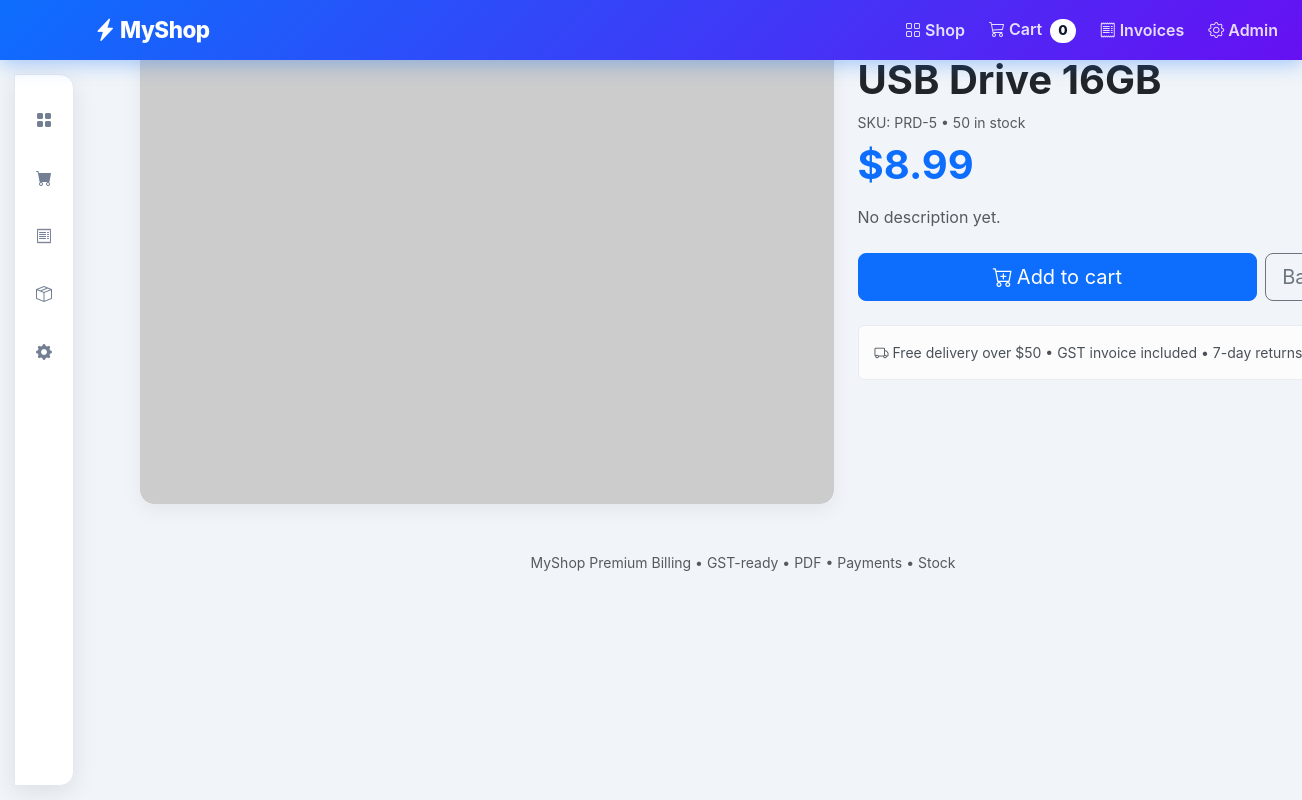
The page /product/5 on the database as committed earlier.
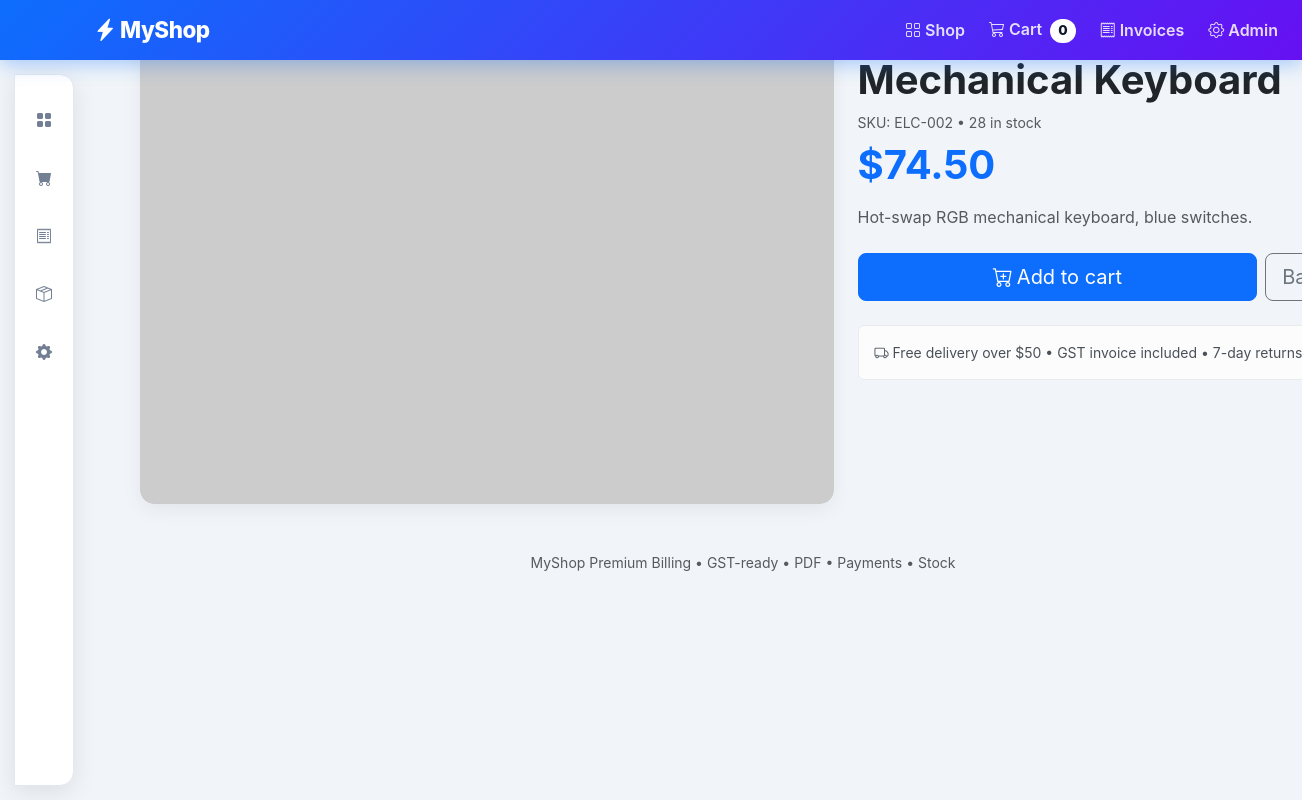
The same page on the database as committed later.
### tables this page shows
CREATE TABLE products (
    id INTEGER PRIMARY KEY AUTOINCREMENT,
    name TEXT NOT NULL,
    description TEXT DEFAULT '',
    category TEXT DEFAULT 'General',
    price REAL NOT NULL,
    stock INTEGER NOT NULL DEFAULT 50,
    sku TEXT DEFAULT '',
    image_url TEXT
);

### app.py (the view)
@app.route("/product/<int:product_id>")
def product_detail(product_id):
    db = get_db()
    p = db.execute("SELECT * FROM products WHERE id = ?", (product_id,)).fetchone()
    if not p:
        return "Product not found", 404
    cart = session.get("cart", {})
    return render_template("product.html", product=p, cart_count=sum(cart.values()) if cart else 0)

### app.py (called while the page is built)
def get_db():
    db = getattr(g, "db", None)
    if db is None:
        db = g.db = sqlite3.connect(DB_PATH)
        db.row_factory = sqlite3.Row
    return db

def _cols(db, table):
    try:
        return [r[1] for r in db.execute(f"PRAGMA table_info({table})").fetchall()]
    except Exception:
        return []

@app.before_request
def ensure_migrations():
    if DB_PATH.exists():
        try:
            migrate_db()
        except Exception:
            pass

### templates/product.html
{% extends "layout.html" %}
{% block content %}
<div class="row g-4">
  <div class="col-lg-7">
    <div class="card shadow-sm overflow-hidden">
      {% if product.image_url %}
      <img src="{{ product.image_url }}" class="detail-img" alt="{{ product.name }}" onerror="this.onerror=null;this.src='https://picsum.photos/seed/myshop{{ product.id }}/900/600'">
      {% else %}
      <img src="https://picsum.photos/seed/myshop{{ product.id }}/900/600" class="detail-img" alt="{{ product.name }}">
      {% endif %}
    </div>
  </div>
  <div class="col-lg-5">
    <span class="badge bg-light text-dark mb-2">{{ product.category or 'General' }}</span>
    <h1 class="fw-bold">{{ product.name }}</h1>
    <div class="text-muted small mb-2">SKU: {{ product.sku or ('PRD-' ~ product.id) }} • {{ product.stock }} in stock</div>
    <div class="display-6 fw-bold text-primary mb-3">${{ '%.2f'|format(product.price) }}</div>
    <p class="text-muted">{{ product.description or 'No description yet.' }}</p>
    <div class="d-flex gap-2 mt-4">
      <form action="/cart/add/{{ product.id }}" method="post" class="d-grid flex-fill">
        <button class="btn btn-primary btn-lg" {{ 'disabled' if (product.stock or 0) <= 0 else '' }}><i class="bi bi-cart-plus me-1"></i>Add to cart</button>
      </form>
      <a href="/" class="btn btn-outline-secondary btn-lg">Back</a>
    </div>
    <div class="alert alert-light mt-4 small"><i class="bi bi-truck me-1"></i>Free delivery over $50 • GST invoice included • 7-day returns</div>
  </div>
</div>
{% endblock %}

Rows that differ between the two databases and show on the page:
now on this page (row edited): products: category "Electronics", name "Mechanical Keyboard", sku "ELC-002", stock "28", price "74.50", description "Hot-swap RGB mechanical keyboard, blue switches."
Other text that changed with them:
{{ product.category or 'General' }}: "General" → (not shown)
{{ product.name }}: "USB Drive 16GB" → (not shown)
{{ product.sku or ('PRD-' ~ product.id) }}: "PRD-5" → (not shown)
{{ product.stock }}: "50" → (not shown)
{{ '%.2f'|format(product.price) }}: "8.99" → (not shown)
{{ product.description or 'No description yet.' }}: "No description yet." → (not shown)
